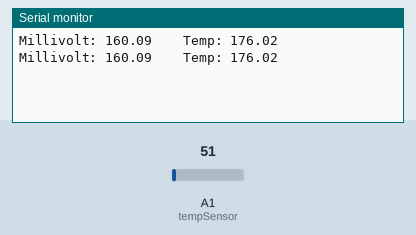
A sketch run on a simulated Arduino Uno, built with avr-gcc and run on an emulated ATmega328P. Shown: the last lines printed to the serial monitor. The test bench sets the inputs (shaded band); at power-on: A1 (tempSensor) = 51.

Above: at 1.8 s.
1.9 s: A1 (tempSensor) set to 61
At 2.5 s:
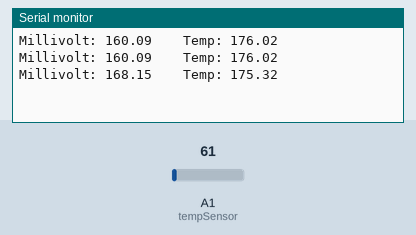
3.4 s: A1 (tempSensor) set to 71
At 4.8 s:
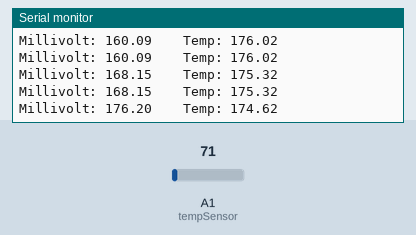
Timing chart, 0 to 6.4 s (numbered marks = the images above; inputs shaded):
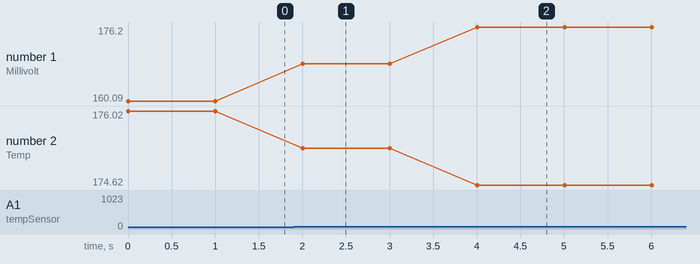

Measured:
- after the input at 1.9 s, the serial monitor: prints a new line after 0.10 s (image 1)
- after the input at 3.4 s, the serial monitor: prints a new line after 0.61 s (image 2)
- plotted number 1: 160.09 → 168.15 after the input at 1.9 s, 168.15 → 176.2 after the input at 3.4 s
- plotted number 2: 176.02 → 175.32 after the input at 1.9 s, 175.32 → 174.62 after the input at 3.4 s

The sketch:

LMT86_TempSensor_.ino
```cpp
const int tempSensor = A1; //Temp sensor on analog pin A0;

void setup()
{
  Serial.begin(115200);
   pinMode(tempSensor, INPUT); //Classify sensor as input
}
void loop()
{
  float tempReading;               //Store ADC values in this variable
  float conversion = 3.3/4096;  //12-bit conversion number
  float milliVolt, milliVolt1 = 1821;
  float temp1, temp, temp2, test, adc;
  double tempConversion = .010;  //From transfer function equation (10mV)
  double temperature, temperature_Celsius;

  tempReading = analogRead(tempSensor); //Take readings
  milliVolt = tempReading*conversion*1000 + 119;     //Convert to voltage

  temp1 = 10.888 - sqrt((-10.888)*(-10.888)+(4*0.00357*(1777.3 - milliVolt)));
  temp2 = (temp1/(2*(-0.00347)))+30;
  temp = temp2 + 30;

  Serial.print("Millivolt: ");
  Serial.print(milliVolt);
  Serial.print("    Temp: ");
  Serial.println(temp2);

  delay(1000);
}
```
